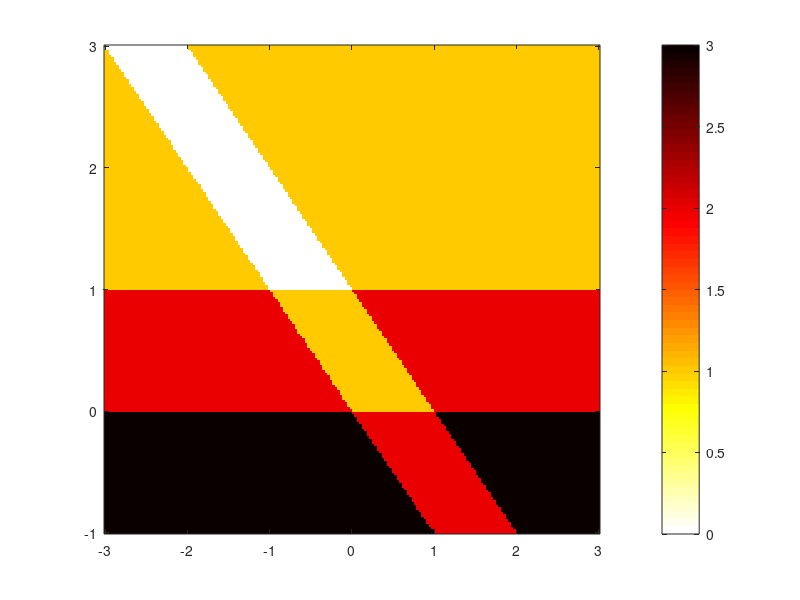

Reproduce this figure in MATLAB. (Note: this script raises an error after producing the figure.)
%% Problem 3d: Error Surface E(a,b) Heatmap + Extensions
% Sweep (a,b) over a grid, compute the AND‐misclassification cost E(a,b),
% plot the heatmap, compute the fraction of perfect‐AND lines, and show
% perceptron‐learning dynamics in (a,b)-space.

clear; close all; clc;

%% 1) Define AND inputs and target outputs
inputs  = [0 0;  0 1;  1 0;  1 1];  % [r1,r2] rows
desired = all(inputs,2);           % AND truth: [0;0;0;1]

%% 2) Grid sweep for E(a,b)
a_min = -3; a_max =  3;   % slope range
b_min = -1; b_max =  3;   % intercept range
Ngrid = 200;              % resolution

a_vals = linspace(a_min,a_max,Ngrid);
b_vals = linspace(b_min,b_max,Ngrid);
E      = zeros(Ngrid,Ngrid);

for ia = 1:Ngrid
  a = a_vals(ia);
  for ib = 1:Ngrid
    b = b_vals(ib);
    preds    = inputs(:,2) > (a*inputs(:,1) + b);
    E(ib,ia)= sum(abs(preds - desired));
  end
end

%% 3) Plot heatmap of misclassification cost
figure('Name','3d: Error Heatmap','NumberTitle','off');
imagesc(a_vals, b_vals, E);
set(gca,'YDir','normal');
colormap(flipud(hot)); 
colorbar('Ticks',0:4,'TickLabels',0:4);
xlabel('slope a'); ylabel('intercept b');
title('Misclassification Error E(a,b) for AND Gate');
hold on;
% overlay zero‐error contour
contour(a_vals,b_vals,E,[0 0],'c-','LineWidth',2);
hold off;

%% 4) Extension 1: Fraction of (a,b)-space yielding perfect AND
frac_AND = sum(E(:)==0)/numel(E);
fprintf('Fraction of grid with E=0: %.4f (%.2f%%)\n', frac_AND, frac_AND*100);

% Annotate on the heatmap
hold on;
text(a_min+0.2, b_max-0.2, ...
     sprintf('Zero‐error region = %.2f%%', frac_AND*100), ...
     'Color','w','FontSize',12,'FontWeight','bold');
hold off;

%% 5) Extension 2: Perceptron‐Learning Dynamics in (a,b)-space
% We include bias Θ and learn on the four AND examples.

eta   = 0.1;        % learning rate
w     = [0;0];      % initial weights [w1;w2]
Theta = 0;          % initial threshold
traj  = [];         % to store (a,b) trajectory

for epoch = 1:50
  for i = 1:4
    x = inputs(i,:)';     % column vector [r1;r2]
    y = desired(i);       % target 0 or 1
    pred = (w'*x > Theta);
    delta = eta*(y - pred);
    w     = w + delta*x;       % update weights
    Theta = Theta - delta;     % update threshold
  end
  % record equivalent (a,b)
  a_learn = -w(1)/w(2);
  b_learn =  Theta/w(2);
  traj(end+1,:) = [a_learn, b_learn];
end

% Overlay learning trajectory on the heatmap
figure('Name','3d: Learning Trajectory','NumberTitle','off');
imagesc(a_vals, b_vals, E);
set(gca,'YDir','normal');
colormap(flipud(hot));
hold on;
plot(traj(:,1), traj(:,2), 'w.-','LineWidth',1.5,'MarkerSize',10);
plot(traj(1,1),traj(1,2),'go','MarkerSize',8,'MarkerFaceColor','g');    % start
plot(traj(end,1),traj(end,2),'ks','MarkerSize',8,'MarkerFaceColor','k');% end
colorbar('Ticks',0:4,'TickLabels',0:4);
xlabel('slope a'); ylabel('intercept b');
title('Perceptron Learning Trajectory in (a,b)-space');
legend('E(a,b)','Learning path','Start','Converged','Location','best');
hold off;
